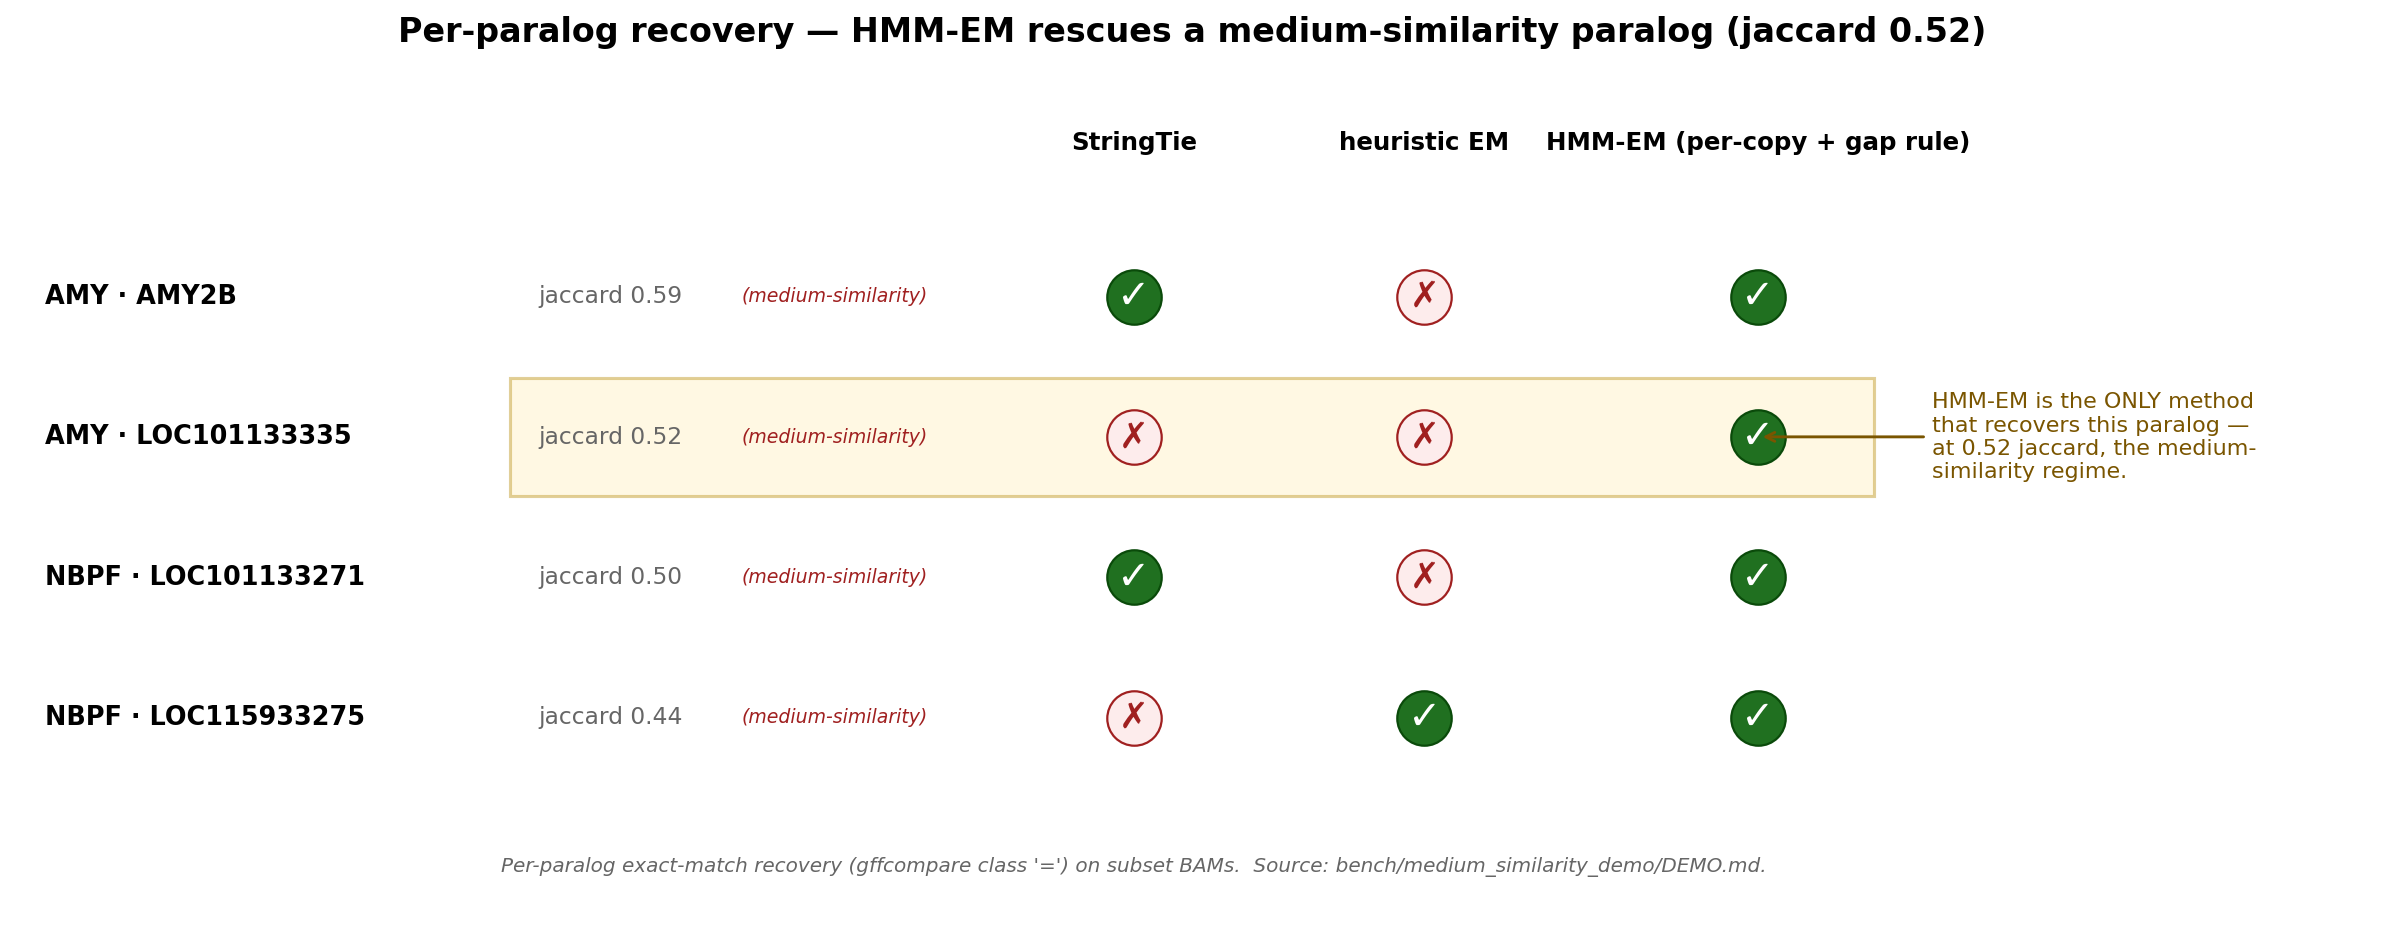

Generate this figure with Python:
#!/usr/bin/env python3
"""Headline empirical result: per-paralog recovery on the medium-similarity
demo (AMY + NBPF). Shows where HMM-EM uniquely rescues a paralog at moderate
divergence — the regime the advisor was worried about."""
import matplotlib.pyplot as plt
import numpy as np

# Per-paralog recovery: 1 = recovered exact ('=' in gffcompare refmap), 0 = missed.
# Source: bench/medium_similarity_demo/DEMO.md (commit 0ac3475 verified).
rows = [
    # paralog,                jaccard, ST, EM_default, HMM (gap+norm)
    ("AMY · AMY2B",           0.59,    1, 0, 1),
    ("AMY · LOC101133335",    0.52,    0, 0, 1),
    ("NBPF · LOC101133271",   0.50,    1, 0, 1),
    ("NBPF · LOC115933275",   0.44,    0, 1, 1),
]

fig, ax = plt.subplots(figsize=(15, 6.0))

# Reorder rows to put the headline-LOC101133335 second from top so it pops.
n_rows = len(rows)
y_positions = np.arange(n_rows)[::-1]  # top-to-bottom

# Draw labels and method dots — pushed right so jaccard label has room.
methods = ["StringTie", "heuristic EM", "HMM-EM (per-copy + gap rule)"]
method_x = [7.5, 9.5, 11.8]

for y, (label, jacc, st, em, hmm) in zip(y_positions, rows):
    # paralog label and jaccard at the left
    ax.text(0.0, y, label, fontsize=11.5, va='center', fontweight='bold')
    ax.text(3.4, y, f"jaccard {jacc:.2f}", fontsize=10.5, va='center', color='#666')
    # color-coded jaccard band hint (medium-similarity = 30-60%)
    if 0.30 <= jacc <= 0.60:
        ax.text(4.8, y, "(medium-similarity)", fontsize=8.5, va='center',
                color='#a02020', fontstyle='italic')

    # Method status icons
    statuses = [st, em, hmm]
    for x, s, m in zip(method_x, statuses, methods):
        if s:
            ax.scatter(x, y, s=600, color='#207020', edgecolor='#0a4a0a', lw=1.0, zorder=3)
            ax.text(x, y, "✓", fontsize=18, ha='center', va='center', color='white',
                    fontweight='bold', zorder=4)
        else:
            ax.scatter(x, y, s=600, color='#fdecec', edgecolor='#a02020', lw=1.0, zorder=3)
            ax.text(x, y, "✗", fontsize=16, ha='center', va='center', color='#a02020',
                    fontweight='bold', zorder=4)

# Method headers
for x, m in zip(method_x, methods):
    ax.text(x, n_rows - 0.5 + 0.55, m, fontsize=11, ha='center', fontweight='bold')

# Highlight box around LOC101133335 row
loc_y = y_positions[1]
ax.add_patch(plt.Rectangle((3.2, loc_y - 0.42), 9.4, 0.84,
                           facecolor='#fff3cd', alpha=0.55, edgecolor='#caa845',
                           lw=1.4, zorder=0))
ax.annotate("HMM-EM is the ONLY method\nthat recovers this paralog —\nat 0.52 jaccard, the medium-\nsimilarity regime.",
            xy=(11.8, loc_y), xytext=(13.0, loc_y),
            fontsize=10, va='center', color='#7a5500',
            arrowprops=dict(arrowstyle='->', color='#7a5500', lw=1.3))

# Bottom commentary: "what this proves"
ax.text(7.5, -1.1,
        "Per-paralog exact-match recovery (gffcompare class '=') on subset BAMs.  Source: bench/medium_similarity_demo/DEMO.md.",
        fontsize=9, ha='center', color='#666', fontstyle='italic')

ax.set_xlim(-0.2, 16.0)
ax.set_ylim(-1.5, n_rows + 0.5)
ax.axis('off')
ax.set_title("Per-paralog recovery — HMM-EM rescues a medium-similarity paralog (jaccard 0.52)",
             fontsize=15, fontweight='bold', pad=20)

plt.tight_layout()
plt.savefig('/scratch/jxi21/Assembler/Rustle/bench/meeting_2026_05_06_hmm_em/09_amy_result.png',
            dpi=160, bbox_inches='tight')
print("09_amy_result.png written")
